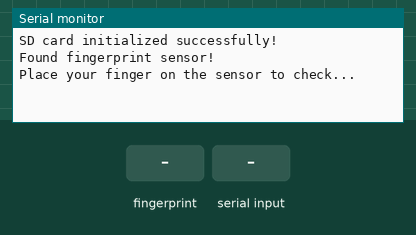
Simulated run of this sketch. Board: ESP32. Parts: the last lines printed to the serial monitor. The inputs (shaded band) are chosen by the test bench. Storage starts empty.

Above: at 2.2 s.
2.3 s: finger stored as number 1 placed on the sensor
At 3.3 s:
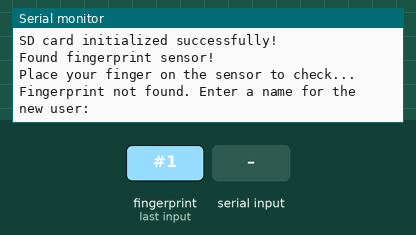
3.9 s: "90,45\n" received over Serial
At 5.1 s:
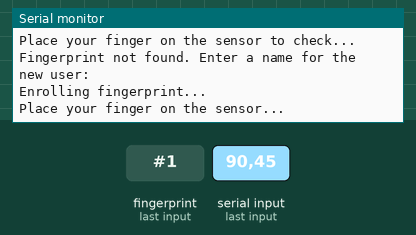
5.4 s: finger stored as number 1 placed on the sensor
At 6.7 s:
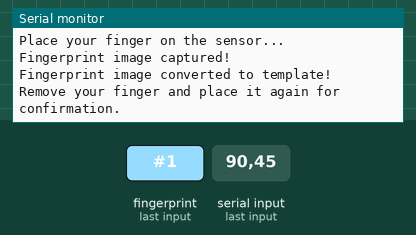
7.1 s: finger stored as number 1 placed on the sensor
At 7.83 s:
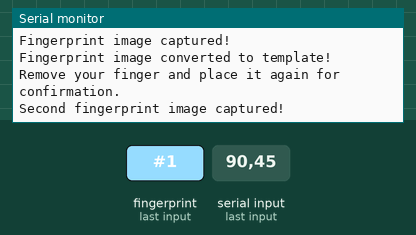

The sketch:

Fingerprint_scanner_project.ino
```cpp
#include <Adafruit_Fingerprint.h>
#include <SPI.h>
#include <SD.h>

#define SD_CS 5
HardwareSerial mySerial(2);
Adafruit_Fingerprint finger = Adafruit_Fingerprint(&mySerial);

uint8_t id;

void setup() {
  Serial.begin(115200);
  while (!Serial) {
    delay(10);
  }

  // Initialize SD card
  if (!SD.begin(SD_CS)) {
    Serial.println("SD card initialization failed!");
    while (1);
  }
  Serial.println("SD card initialized successfully!");

  // Initialize fingerprint sensor
  mySerial.begin(57600, SERIAL_8N1, 16, 17);
  finger.begin(57600);
  if (finger.verifyPassword()) {
    Serial.println("Found fingerprint sensor!");
  } else {
    Serial.println("Did not find fingerprint sensor :(");
    while (1);
  }

  // Ensure users.csv file exists
  if (!SD.exists("/users.csv")) {
    File csvFile = SD.open("/users.csv", FILE_WRITE);
    if (csvFile) {
      csvFile.println("ID,Name,DateTime");
      csvFile.close();
    }
  }
}

void loop() {
  Serial.println("Place your finger on the sensor to check...");
  while (!fingerprintMatch()) {
    delay(100);
  }

  if (isFingerprintSaved()) {
    Serial.println("Fingerprint already exists in the system.");
  } else {
    String name;
    Serial.println("Fingerprint not found. Enter a name for the new user:");
    while (name.isEmpty()) {
      if (Serial.available()) {
        name = Serial.readStringUntil('\n');
        name.trim();
      }
    }

    id = getNextID();
    Serial.println("Enrolling fingerprint...");
    if (!getFingerprintEnroll()) {
      Serial.println("Fingerprint enrollment failed!");
      return;
    }
    saveToCSV(id, name);
  }
}

bool fingerprintMatch() {
  int p = finger.getImage();
  if (p == FINGERPRINT_NOFINGER) {
    return false;
  }
  if (p == FINGERPRINT_OK) {
    return true;
  }
  Serial.println("Error in fingerprint matching!");
  return false;
}

bool isFingerprintSaved() {
  int p = finger.fingerSearch();
  if (p == FINGERPRINT_OK) {
    File csvFile = SD.open("/users.csv", FILE_READ);
    if (csvFile) {
      while (csvFile.available()) {
        String line = csvFile.readStringUntil('\n');
        int savedID = line.substring(0, line.indexOf(',')).toInt();
        if (savedID == finger.fingerID) {
          String name = line.substring(line.indexOf(',') + 1, line.lastIndexOf(','));
          Serial.println("Fingerprint belongs to: " + name);
          csvFile.close();
          return true;
        }
      }
      csvFile.close();
    }
  }
  return false;
}

uint8_t getNextID() {
  File csvFile = SD.open("/users.csv", FILE_READ);
  if (!csvFile) {
    return 1;
  }

  uint8_t lastID = 0;
  while (csvFile.available()) {
    String line = csvFile.readStringUntil('\n');
    if (line.indexOf(',') != -1) {
      lastID = line.substring(0, line.indexOf(',')).toInt();
    }
  }

  csvFile.close();
  return lastID + 1;
}

bool getFingerprintEnroll() {
  int p = -1;
  int retries = 3; // Allow 3 attempts for each step in the enrollment process

  // Capture Fingerprint Image
  while (retries--) {
    Serial.println("Place your finger on the sensor...");
    while ((p = finger.getImage()) != FINGERPRINT_OK) {
      if (p == FINGERPRINT_NOFINGER) {
        delay(100);
      } else if (p == FINGERPRINT_IMAGEFAIL) {
        Serial.println("Error capturing fingerprint. Please try again.");
        delay(1000);
      } else {
        Serial.println("Unknown error capturing fingerprint.");
        return false;
      }
    }
    Serial.println("Fingerprint image captured!");

    // Convert Image to Template
    p = finger.image2Tz(1);
    if (p == FINGERPRINT_OK) {
      Serial.println("Fingerprint image converted to template!");
      break;
    } else {
      Serial.println("Error converting fingerprint image to template. Retrying...");
      delay(1000);
    }
  }

  if (p != FINGERPRINT_OK) {
    Serial.println("Failed to capture and convert fingerprint image.");
    return false;
  }

  // Ask for a second scan
  retries = 5; // Increase retries for better chances
  Serial.println("Remove your finger and place it again for confirmation.");
  delay(2000); // Wait for the user to remove the finger

  while (retries--) {
    while ((p = finger.getImage()) != FINGERPRINT_OK) {
      if (p == FINGERPRINT_NOFINGER) {
        delay(100);
      } else if (p == FINGERPRINT_IMAGEFAIL) {
        Serial.println("Error capturing fingerprint. Please try again.");
        delay(1000);
      } else {
        Serial.println("Unknown error capturing fingerprint.");
        return false;
      }
    }
    Serial.println("Second fingerprint image captured!");

    p = finger.image2Tz(2);
    if (p == FINGERPRINT_OK) {
      Serial.println("Second fingerprint image converted to template!");
      break;
    } else if (p == FINGERPRINT_IMAGEMESS) {
      Serial.println("Second image is messy. Clean your finger and retry.");
    } else if (p == FINGERPRINT_IMAGEFAIL) {
      Serial.println("Error converting second fingerprint. Try again.");
    } else {
      Serial.println("Unknown error during second template creation.");
    }

    delay(1000);
  }

  if (p != FINGERPRINT_OK) {
    Serial.println("Failed to capture and convert the second fingerprint image.");
    return false;
  }

  // Create the fingerprint model
  p = finger.createModel();
  if (p == FINGERPRINT_OK) {
    Serial.println("Fingerprint model created successfully!");
  } else if (p == FINGERPRINT_PACKETRECIEVEERR) {
    Serial.println("Error receiving data during model creation.");
    return false;
  } else if (p == FINGERPRINT_ENROLLMISMATCH) {
    Serial.println("Fingerprint scans do not match. Enrollment failed.");
    return false;
  } else {
    Serial.println("Unknown error during model creation.");
    return false;
  }

  // Store the fingerprint model
  p = finger.storeModel(id);
  if (p == FINGERPRINT_OK) {
    Serial.println("Fingerprint stored successfully!");
    return true;
  } else if (p == FINGERPRINT_PACKETRECIEVEERR) {
    Serial.println("Error receiving data during storage.");
  } else if (p == FINGERPRINT_BADLOCATION) {
    Serial.println("Invalid storage location.");
  } else if (p == FINGERPRINT_FLASHERR) {
    Serial.println("Error writing to flash memory.");
  } else {
    Serial.println("Unknown error during fingerprint storage.");
  }

  return false;
}
// save the fingerprint id to the database in the sd card
void saveToCSV(uint8_t id, String name) {
  File csvFile = SD.open("/users.csv", FILE_WRITE);
  if (csvFile) {
    csvFile.seek(csvFile.size());
    String dateTime = "2025-01-20 10:00:00";
    csvFile.print(id);
    csvFile.print(",");
    csvFile.print(name);
    csvFile.print(",");
    csvFile.println(dateTime);
    csvFile.close();
    Serial.println("User profile saved to users.csv!");
  } else {
    Serial.println("Failed to open users.csv for writing!");
  }
}
```

Measured:
- after the input at 2.3 s, the serial monitor: prints a new line after 0.18 s (image 1)
- after the input at 3.9 s, the serial monitor: prints a new line at once (image 2)
- after the input at 5.4 s, the serial monitor: prints a new line at once (image 3)
- after the input at 7.1 s, the serial monitor: prints a new line after 0.57 s (image 4)
